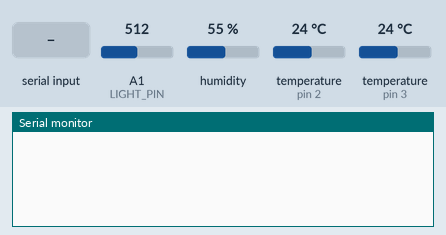
This sketch was run on a simulated Arduino Uno, built with avr-gcc and run on an emulated ATmega328P. On the bench: the last lines printed to the serial monitor. The test bench sets the inputs (shaded band); at power-on: A1 (LIGHT_PIN) = 512, humidity 55 %, temperature (sensors on pin 2, pin 3) 24 °C.

Above: at 1.2 s.
1.3 s: "1\n" received over Serial
At 1.7 s:
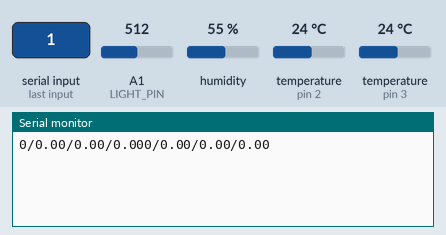
2.8 s: "2\n" received over Serial
At 4.0 s:
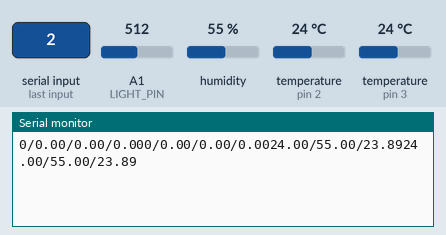

Measured:
- after the input at 1.3 s, the serial monitor: prints a new line at once (image 1)
- after the input at 2.8 s, the serial monitor: prints a new line at once (image 2)

The sketch:

arduino.ino
```cpp
#include "DHT.h"
#include <OneWire.h>
#include <DallasTemperature.h>
#include "Timer.h"

#define DHT_PIN 2
#define DHT_TYPE DHT22

#define ONE_WIRE_BUS 3
#define DALLAS_PRECISION 12

#define LIGHT_PIN A1
#define LIGHT_RESISTOR 10000

DHT dht(DHT_PIN, DHT_TYPE);
OneWire oneWire(ONE_WIRE_BUS);
DallasTemperature dallas(&oneWire);
DeviceAddress thermometer;

typedef struct {
    int reading;
    float voltage;      // volts
    float resistance;   // kOhms
    float intensity;    // Lux
} LightResult;

typedef struct {
    float temperature;
    float humidity;
    float heatIndex;
} DHTResult;

typedef struct {
    const uint8_t *addr;
    float temperature;
    bool parasitePower;
    int8_t resolution;
} DallasResult;

void readLightSensor(LightResult *result)
{
    result->reading = analogRead(LIGHT_PIN);

    // convert the reading to voltage level (0 to 5V)
    result->voltage = result->reading * 5.0 / 1024.0;

    // calculate the resistance of the photoresistor based on voltage level and the voltage divider formula:
    // V(A0) = R1/(R1 + Rphoto) * 5V
    result->resistance = (5.0 / result->voltage * LIGHT_RESISTOR - LIGHT_RESISTOR) / 1000;

    // convert photoresistance resistance to light intensity in lux
    result->intensity = 500 / (result->resistance);
}

void readDHT(DHTResult *result)
{
    result->temperature = dht.readTemperature();
    result->humidity = dht.readHumidity();
    result->heatIndex = dht.computeHeatIndex(result->temperature, result->humidity, false);
}

void readDallas(DallasResult *result)
{
    dallas.requestTemperatures();

    dallas.getAddress(thermometer, 0);
    result->temperature = dallas.getTempC(thermometer);
    result->parasitePower = dallas.isParasitePowerMode();
    result->resolution = dallas.getResolution(thermometer);
    result->addr = thermometer;
}

LightResult lightRes;
DHTResult dhtRes;
DallasResult dallasRes;

void updateSensors()
{
    readLightSensor(&lightRes);
    readDHT(&dhtRes);
    readDallas(&dallasRes);
}

void outputLight()
{
//     Serial.println("--- Light ---------------------");
//     Serial.println(lightRes.reading);
//     Serial.print(lightRes.voltage); Serial.println(" volts");
//     Serial.print(lightRes.resistance); Serial.println(" kohms");
//     Serial.print(lightRes.intensity); Serial.println(" lux");

    Serial.print(lightRes.reading);
    Serial.print("/");
    Serial.print(lightRes.voltage);
    Serial.print("/");
    Serial.print(lightRes.resistance);
    Serial.print("/");
    Serial.print(lightRes.intensity);
}

void outputDHT()
{
//     Serial.println("--- DHT -----------------------");
//     Serial.print(dhtRes.temperature); Serial.println("°C");
//     Serial.print(dhtRes.humidity); Serial.println("%");
//     Serial.print(dhtRes.heatIndex); Serial.println("°C");

    Serial.print(dhtRes.temperature);
    Serial.print("/");
    Serial.print(dhtRes.humidity);
    Serial.print("/");
    Serial.print(dhtRes.heatIndex);
}

void outputDallas()
{
//     Serial.println("--- Dallas --------------------");
//     Serial.print(dallasRes.temperature); Serial.println("°C");
//     Serial.print(dallasRes.resolution); Serial.println("");
//     Serial.print("Parasite power: "); Serial.print(dallasRes.parasitePower ? "On" : "Off"); Serial.println("");

    Serial.print(dallasRes.temperature);
    Serial.print("/");
    Serial.print(dallasRes.resolution);
    Serial.print("/");
    Serial.print(dallasRes.parasitePower);
}

Timer t = Timer(2000, updateSensors);
static const int bufferSize = 30;

void serialEvent()
{
    char buffer[bufferSize];
    int sizeRead = Serial.readBytesUntil('\n', buffer, 1);

    if (bufferSize > 0) {
        switch (buffer[0]) {
            case '1':
                outputLight();
                break;
            case '2':
                outputDHT();
                break;
            case '3':
                outputDallas();
                break;
        }
    }
//     Serial.print("Received: ");
//     Serial.print(bufferSize);
//     Serial.print(" bytes: / ");
//     for (int i = 0 ; i < sizeRead ; i++) {
//         Serial.print(buffer[i], HEX);
//         Serial.print(" / ");
//     }
//     Serial.println();
}

void setup()
{
    Serial.begin(9600);
    pinMode(LIGHT_PIN, INPUT);
    dht.begin();
    dallas.begin();
    if (!dallas.getAddress(thermometer, 0)) {
        // Failed to find the Dallas thermometer
    }
    dallas.setResolution(thermometer, DALLAS_PRECISION);

}

void loop()
{
    t.update();
}
```

Timer.cpp
```cpp
#include <Arduino.h>
#include "Timer.h"

Timer::Timer(unsigned long interval, TimerCallback callback) {
    _interval = interval;
    _callback = callback;
}

void Timer::update() {
    unsigned long currentMillis = millis();
    if (currentMillis - _prevMillis >= _interval) {
        _prevMillis = currentMillis;
        _callback();
    }
}

void Timer::setInterval(unsigned long interval) {
    _interval = interval;
}
```

Timer.h
```cpp
typedef void (*TimerCallback)(void);

class Timer {
    public:
        Timer(unsigned long interval, TimerCallback callback);
        void setInterval(unsigned long interval);
        void update();
    private:
        TimerCallback _callback;
        unsigned long _prevMillis = 0;
        unsigned long _interval = 500;
};
```
